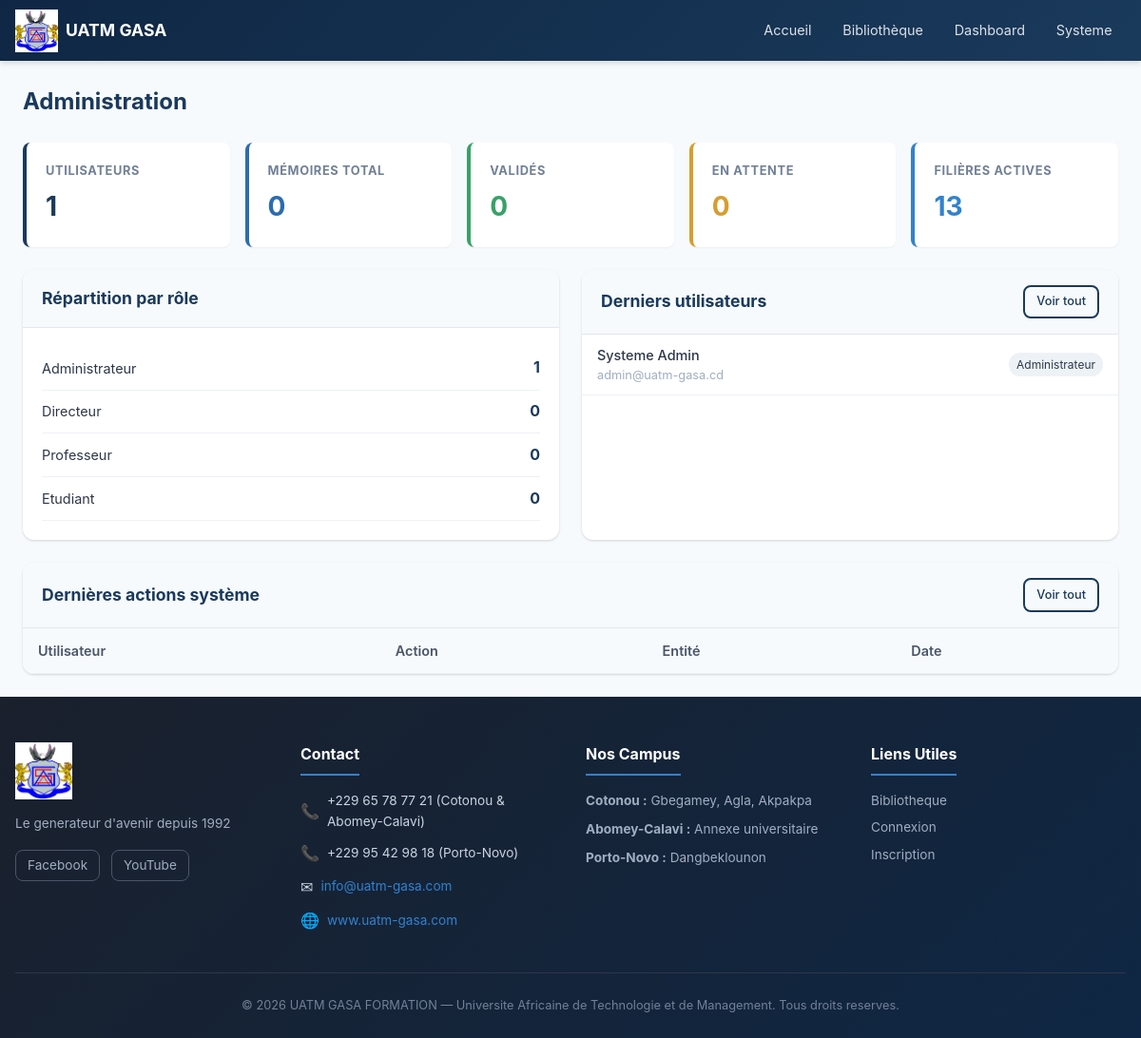
Page /admin/ (signed in) on the committed database.
### tables this page shows
CREATE TABLE `utilisateurs` (
    `id` INT UNSIGNED NOT NULL AUTO_INCREMENT,
    `role_id` INT UNSIGNED NOT NULL,
    `nom` VARCHAR(100) NOT NULL,
    `prenom` VARCHAR(100) NOT NULL,
    `email` VARCHAR(255) NOT NULL,
    `password` VARCHAR(255) NOT NULL,
    `telephone` VARCHAR(20) DEFAULT NULL,
    `avatar` VARCHAR(255) DEFAULT NULL,
    `statut` ENUM('actif', 'inactif', 'suspendu') DEFAULT 'actif',
    `derniere_connexion` TIMESTAMP NULL DEFAULT NULL,
    `created_at` TIMESTAMP DEFAULT CURRENT_TIMESTAMP,
    `updated_at` TIMESTAMP DEFAULT CURRENT_TIMESTAMP ON UPDATE CURRENT_TIMESTAMP,
    PRIMARY KEY (`id`),
    UNIQUE KEY `uk_utilisateurs_email` (`email`),
    KEY `idx_utilisateurs_role` (`role_id`),
    KEY `idx_utilisateurs_statut` (`statut`),
    CONSTRAINT `fk_utilisateurs_role` FOREIGN KEY (`role_id`) REFERENCES `roles` (`id`) ON DELETE RESTRICT ON UPDATE CASCADE
);

CREATE TABLE `roles` (
    `id` INT UNSIGNED NOT NULL AUTO_INCREMENT,
    `nom` VARCHAR(50) NOT NULL,
    `description` VARCHAR(255) DEFAULT NULL,
    `created_at` TIMESTAMP DEFAULT CURRENT_TIMESTAMP,
    PRIMARY KEY (`id`),
    UNIQUE KEY `uk_roles_nom` (`nom`)
);

### includes/functions.php (called while the page is built, shortened)
<?php
function sanitize($data) {
    return htmlspecialchars(trim((string) $data), ENT_QUOTES, 'UTF-8');
}

### admin/index.php (the view, shortened to what this page needs)
<?php
require_once __DIR__ . '/../includes/header.php';
$db = getDBConnection();
$stats = [];
$stmt = $db->query("SELECT COUNT(*) FROM utilisateurs WHERE statut = 'actif'");
$stats['utilisateurs'] = $stmt->fetchColumn();
$stmt = $db->query("SELECT COUNT(*) FROM memoires");
$stats['memoires_total'] = $stmt->fetchColumn();
$stmt = $db->query("SELECT COUNT(*) FROM memoires WHERE statut = 'valide'");
$stats['valides'] = $stmt->fetchColumn();
$stmt = $db->query("SELECT COUNT(*) FROM memoires WHERE statut = 'soumis'");
$stats['en_attente'] = $stmt->fetchColumn();
$stmt = $db->query("SELECT COUNT(*) FROM filieres WHERE statut = 'active'");
$stats['filieres'] = $stmt->fetchColumn();
$roles = $db->query("
    SELECT r.nom, COUNT(u.id) as total
    FROM roles r
    LEFT JOIN utilisateurs u ON r.id = u.role_id AND u.statut = 'actif'
    GROUP BY r.id, r.nom
")->fetchAll();
$derniersUsers = $db->query("
    SELECT u.*, r.nom as role_nom
    FROM utilisateurs u
    JOIN roles r ON u.role_id = r.id
    ORDER BY u.created_at DESC
    LIMIT 5
")->fetchAll();
?>
<div class="dashboard-container">
    <div class="dashboard-header">
        <h1 class="dashboard-title">Administration</h1>
    </div>
    <div class="dashboard-stats">
        <div class="dash-stat-card">
            <h3>Utilisateurs</h3>
            <div class="value"><?= $stats['utilisateurs'] ?></div>
        </div>
        <div class="dash-stat-card" style="border-left-color: var(--secondary)">
            <h3>Mémoires total</h3>
            <div class="value" style="color: var(--secondary)"><?= $stats['memoires_total'] ?></div>
        </div>
        <div class="dash-stat-card" style="border-left-color: var(--success)">
            <h3>Validés</h3>
            <div class="value" style="color: var(--success)"><?= $stats['valides'] ?></div>
        </div>
        <div class="dash-stat-card" style="border-left-color: var(--warning)">
            <h3>En attente</h3>
            <div class="value" style="color: var(--warning)"><?= $stats['en_attente'] ?></div>
        </div>
        <div class="dash-stat-card" style="border-left-color: var(--info)">
            <h3>Filières actives</h3>
            <div class="value" style="color: var(--info)"><?= $stats['filieres'] ?></div>
        </div>
    </div>
    <div style="display: grid; grid-template-columns: 1fr 1fr; gap: 1.5rem;">
        <div class="card">
            <div class="card-header">
                <h2 style="font-size: 1.1rem; color: var(--primary);">Répartition par rôle</h2>
            </div>
            <div class="card-body">
                <?php foreach ($roles as $r): ?>
                <div style="display: flex; justify-content: space-between; align-items: center; padding: 0.6rem 0; border-bottom: 1px solid var(--gray-100);">
                    <span style="font-size: 0.9rem; text-transform: capitalize;"><?= sanitize($r['nom']) ?></span>
                    <span style="font-weight: 700; color: var(--primary);"><?= $r['total'] ?></span>
                </div>
                <?php endforeach; ?>
            </div>
        </div>
        <div class="card">
            <div class="card-header">
                <h2 style="font-size: 1.1rem; color: var(--primary);">Derniers utilisateurs</h2>
                <a href="utilisateurs.php" class="btn btn-sm btn-outline">Voir tout</a>
            </div>
            <div class="card-body" style="padding: 0;">
                <?php foreach ($derniersUsers as $u): ?>
                <div style="display: flex; justify-content: space-between; align-items: center; padding: 0.6rem 1rem; border-bottom: 1px solid var(--gray-100);">
                    <div>
                        <div style="font-size: 0.9rem; font-weight: 500;"><?= sanitize($u['prenom'] . ' ' . $u['nom']) ?></div>
                        <div style="font-size: 0.8rem; color: var(--gray-400);"><?= sanitize($u['email']) ?></div>
                    </div>
                    <span style="font-size: 0.75rem; background: var(--gray-100); padding: 0.2rem 0.5rem; border-radius: 12px; text-transform: capitalize;"><?= sanitize($u['role_nom']) ?></span>
                </div>
                <?php endforeach; ?>
            </div>
        </div>
        <div class="card" style="grid-column: 1 / -1;">
            <div class="card-header">
                <h2 style="font-size: 1.1rem; color: var(--primary);">Dernières actions système</h2>
                <a href="historique.php" class="btn btn-sm btn-outline">Voir tout</a>
            </div>
            <div class="card-body" style="padding: 0;">
                <table style="width: 100%;">
                    <thead>
                        <tr>
                            <th>Utilisateur</th>
                            <th>Action</th>
                            <th>Entité</th>
                            <th>Date</th>
                        </tr>
                    </thead>
                </table>
            </div>
        </div>
    </div>
</div>
<?php require_once __DIR__ . '/../includes/footer.php'; ?>

### assets/css/style.css (style rules this page uses)
:root { --primary: #1a3a5c; --primary-light: #2c5282; --primary-dark: #0f2744; --secondary: #2b6cb0; --accent: #3182ce; --success: #38a169; --warning: #d69e2e; --danger: #e53e3e; --info: #3182ce; --white: #ffffff; --gray-50: #f7fafc; --gray-100: #edf2f7; --gray-200: #e2e8f0; --gray-300: #cbd5e0; --gray-400: #a0aec0; --gray-500: #718096; --gray-600: #4a5568; --gray-700: #2d3748; --gray-800: #1a202c; --shadow-sm: 0 1px 2px rgba(0,0,0,0.05); --shadow: 0 1px 3px rgba(0,0,0,0.1), 0 1px 2px rgba(0,0,0,0.06); --shadow-md: 0 4px 6px rgba(0,0,0,0.07), 0 2px 4px rgba(0,0,0,0.06); --shadow-lg: 0 10px 15px rgba(0,0,0,0.1), 0 4px 6px rgba(0,0,0,0.05); --radius: 8px; --radius-lg: 12px; --transition: all 0.2s ease; }
* { margin: 0; padding: 0; box-sizing: border-box; }
body { font-family: -apple-system, BlinkMacSystemFont, 'Segoe UI', Roboto, sans-serif; background: var(--gray-50); color: var(--gray-700); line-height: 1.6; min-height: 100vh; display: flex; flex-direction: column; }
a { color: var(--secondary); text-decoration: none; transition: var(--transition); }
.btn { display: inline-flex; align-items: center; justify-content: center; padding: 0.6rem 1.25rem; border-radius: var(--radius); font-size: 0.9rem; font-weight: 500; cursor: pointer; transition: var(--transition); border: 2px solid transparent; text-decoration: none; gap: 0.5rem; }
.btn-outline { background: transparent; color: var(--primary); border-color: var(--primary); }
.btn-sm { padding: 0.35rem 0.75rem; font-size: 0.8rem; }
.dashboard-container { max-width: 1200px; margin: 0 auto; padding: 1.5rem; }
.dashboard-header { display: flex; justify-content: space-between; align-items: center; margin-bottom: 1.5rem; flex-wrap: wrap; gap: 1rem; }
.dashboard-title { font-size: 1.5rem; color: var(--primary); font-weight: 700; }
.dashboard-stats { display: grid; grid-template-columns: repeat(auto-fit, minmax(200px, 1fr)); gap: 1rem; margin-bottom: 1.5rem; }
.dash-stat-card { background: var(--white); padding: 1.25rem; border-radius: var(--radius); box-shadow: var(--shadow-sm); border-left: 4px solid var(--primary); transition: var(--transition); }
.dash-stat-card h3 { font-size: 0.8rem; color: var(--gray-500); text-transform: uppercase; letter-spacing: 0.05em; margin-bottom: 0.25rem; }
.dash-stat-card .value { font-size: 1.75rem; font-weight: 700; color: var(--primary); }
table { width: 100%; border-collapse: collapse; }
th, td { padding: 0.75rem 1rem; text-align: left; border-bottom: 1px solid var(--gray-100); font-size: 0.9rem; }
th { background: var(--gray-50); font-weight: 600; color: var(--gray-600); white-space: nowrap; }
.card { background: var(--white); border-radius: var(--radius-lg); box-shadow: var(--shadow); overflow: hidden; }
.card-header { padding: 1rem 1.25rem; border-bottom: 1px solid var(--gray-200); display: flex; justify-content: space-between; align-items: center; background: var(--gray-50); }
.card-body { padding: 1.25rem; }

### rows in the picture
utilisateurs: prenom+nom "Systeme Admin", email "admin@uatm-gasa.cd", role.nom "Administrateur"

### other values in the picture
$_SESSION['user_prenom'] "Systeme"
$stats['utilisateurs'] "1"
$stats['memoires_total'] "0"
$stats['valides'] "0"
$stats['en_attente'] "0"
$stats['filieres'] "13"
$r['nom'] "Administrateur"
$r['total'] "1"
$r['nom'] "Directeur"
$r['total'] "0"
$r['nom'] "Professeur"
$r['nom'] "Etudiant"
